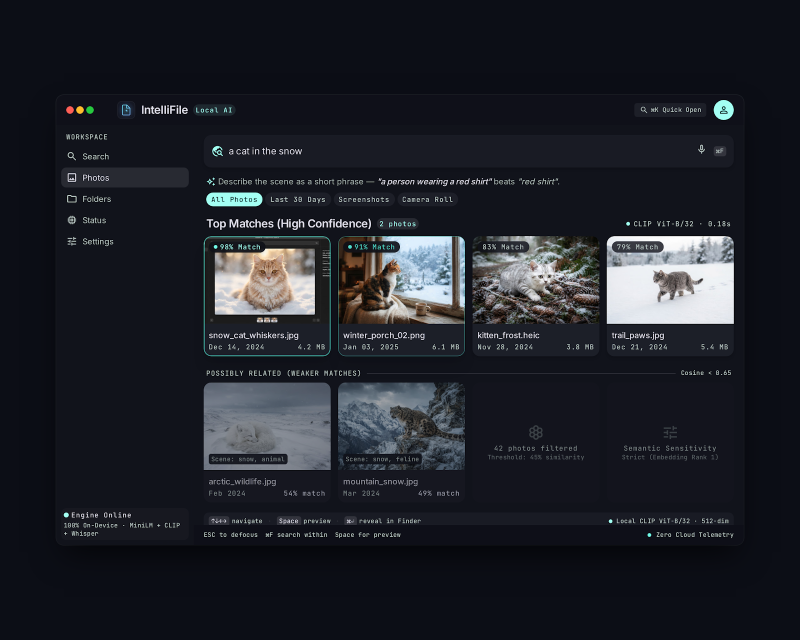
#> input picture Frontend Design/intellifile_visual_photo_search/screen.png, 1600 x 1280 px (shown at 1/2 size)
$ python -i clip_preprocess.py   (imports and definitions only)
#> lines starting #> are read from the running program, lines starting #| are printed output that depends on the picture
#> further down, picture is the input picture: PIL image 1600x1280 RGB; mean R, G, B 31.1, 33.4, 40.7
"""CLIP image preprocessing, kept standalone from clip_model.py so video
keyframes (Phase 8b) can reuse it without touching the model wrapper.

These constants come from the model's own preprocessor_config.json and
are NOT tunable: CLIP was trained with this exact resize/crop/normalize
recipe, and getting it wrong degrades embeddings silently — no error, no
crash, just quietly worse search results.
"""

import numpy as np
from PIL import Image

CLIP_IMAGE_SIZE = 224
CLIP_MEAN = np.array([0.48145466, 0.4578275, 0.40821073], dtype=np.float32)
CLIP_STD = np.array([0.26862954, 0.26130258, 0.27577711], dtype=np.float32)


def preprocess_image(image: Image.Image) -> np.ndarray:
    """Resize shortest edge to 224 (bicubic) -> center-crop 224x224 ->
    RGB -> CHW float32 -> normalize. Returns a (3, 224, 224) array."""
    image = image.convert("RGB")

    width, height = image.size
#> width = 1600; height = 1280
    scale = CLIP_IMAGE_SIZE / min(width, height)
#> scale = 0.175
    image = image.resize((round(width * scale), round(height * scale)), Image.BICUBIC)
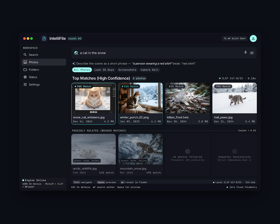
#> image: PIL image 280x224 RGB; mean R, G, B 31.1, 33.4, 40.7

    width, height = image.size
#> width = 280; height = 224
    left = (width - CLIP_IMAGE_SIZE) // 2
#> left = 28
    top = (height - CLIP_IMAGE_SIZE) // 2
#> top = 0
    image = image.crop((left, top, left + CLIP_IMAGE_SIZE, top + CLIP_IMAGE_SIZE))
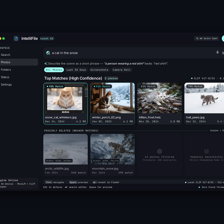
#> image: PIL image 224x224 RGB; mean R, G, B 34.9, 37.2, 44.4

    array = np.asarray(image, dtype=np.float32) / 255.0
    array = (array - CLIP_MEAN) / CLIP_STD
    return array.transpose(2, 0, 1)

>>> from PIL import Image
>>> picture = Image.open('../../../Frontend Design/intellifile_visual_photo_search/screen.png')
>>> result = preprocess_image(picture)
